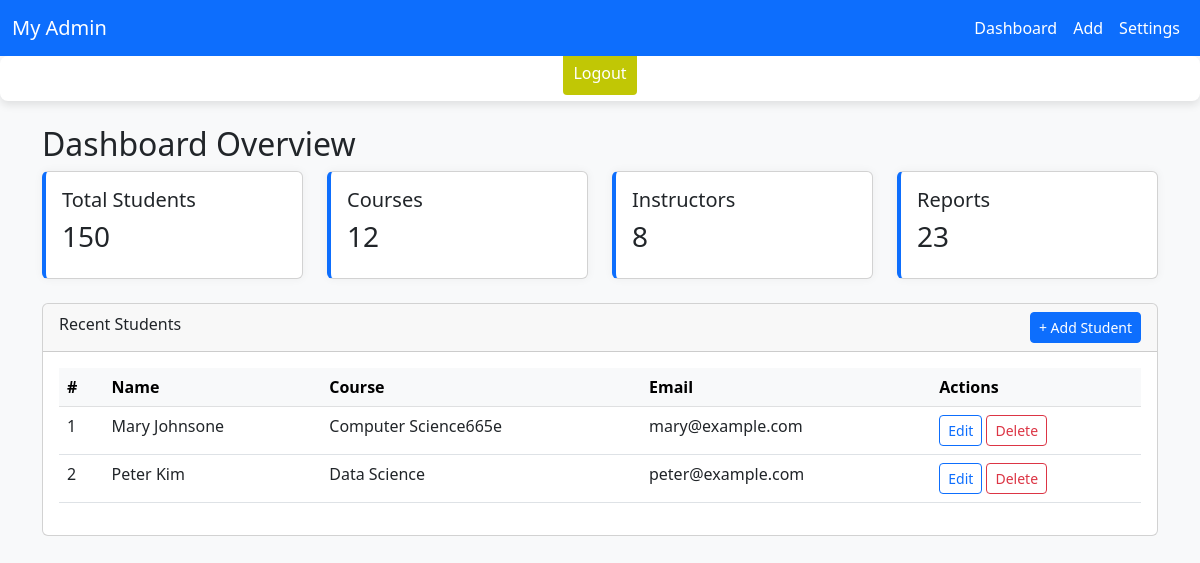
The app's page /Admin_dashboard/ (signed in), older data.
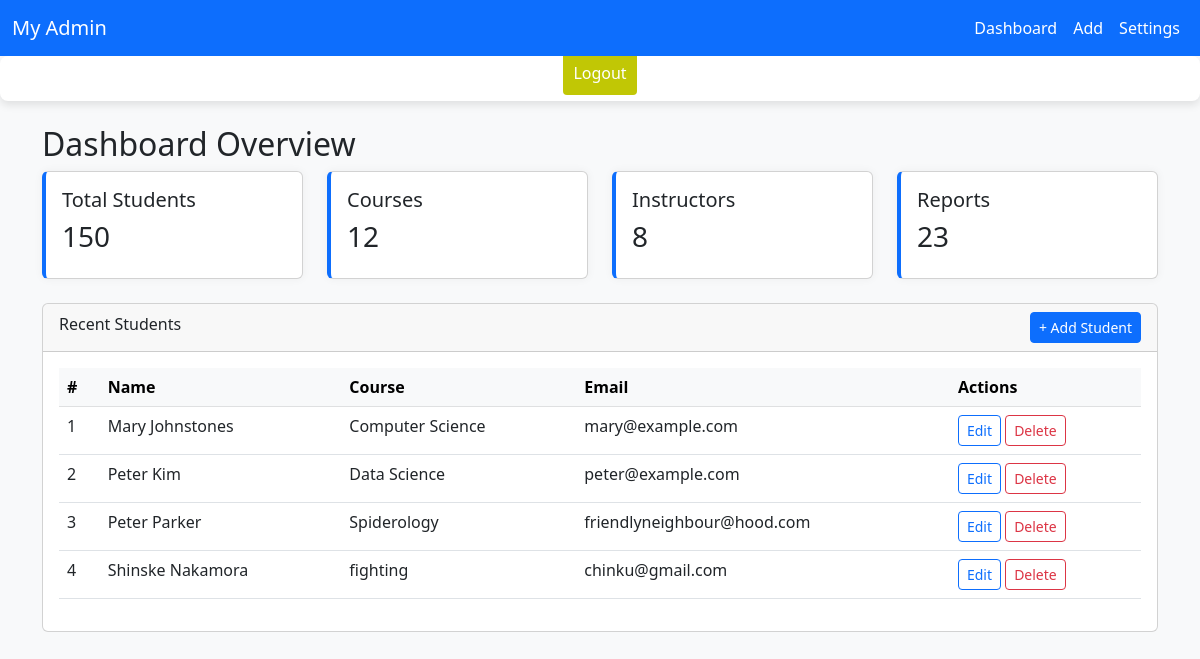
The same page, newer data.
### Admin/models.py (models this page shows, shortened)
class Info(models.Model):
    name = models.CharField(max_length=100)
    course = models.CharField(max_length=100)
    email = models.EmailField()

### Admin/views.py (the view)
# urls.py: path('Admin_dashboard/',views.admin,name='Admin'),
@login_required()
def admin(request):
    people = Info.objects.all()
    return render(request,'admin.html',{'people':people})

### Admin/templates/admin.html (shortened to what this page needs)
{% load static %}
<html lang="en">
<head>
    <link href="https://cdn.jsdelivr.net/npm/bootstrap@5.3.0/dist/css/bootstrap.min.css" rel="stylesheet">
    <link rel="stylesheet" href="{% static 'css/main.css'%}">
</head>
<body>
<nav class="navbar navbar-expand-lg">
    <div class="container-fluid">
        <a class="navbar-brand" href="#">My Admin</a>
        <div class="collapse navbar-collapse">
            <ul class="navbar-nav ms-auto">
                <li class="nav-item"><a class="nav-link" href="#">Dashboard</a></li>
                <li class="nav-item"><a class="nav-link" href="#">Add</a></li>
                <li class="nav-item"><a class="nav-link" href="#">Settings</a></li>
            </ul>
        </div>
    </div>
</nav>
<div class="form-container">
 <form action="{% url 'logout' %}" method="POST">
     <div class="form-group">
    <button type="submit">Logout</button>
    </div>
 </form>
</div>
<div class="container mt-4">
    <h2>Dashboard Overview</h2>
    <div class="row mb-4">
        <div class="col-md-3">
            <div class="card card-summary p-3">
                <h5>Total Students</h5>
                <h3>150</h3>
            </div>
        </div>
        <div class="col-md-3">
            <div class="card card-summary p-3">
                <h5>Courses</h5>
                <h3>12</h3>
            </div>
        </div>
        <div class="col-md-3">
            <div class="card card-summary p-3">
                <h5>Instructors</h5>
                <h3>8</h3>
            </div>
        </div>
        <div class="col-md-3">
            <div class="card card-summary p-3">
                <h5>Reports</h5>
                <h3>23</h3>
            </div>
        </div>
    </div>
    <div class="card">
        <div class="card-header">
            Recent Students
            <a href="{% url 'add_student' %}" class="btn btn-primary btn-sm float-end">+ Add Student</a>
        </div>
        <div class="card-body">
            <table class="table table-hover">
                <thead class="table-light">
                    <tr>
                        <th>#</th>
                        <th>Name</th>
                        <th>Course</th>
                        <th>Email</th>
                        <th>Actions</th>
                    </tr>
                </thead>
                <tbody>
                {% for person in people %}
                    <tr>
                        <td>{{forloop.counter}}</td>
                        <td>{{ person.name }}</td>
                        <td>{{ person.course }}</td>
                        <td>{{ person.email }}</td>
                        <td>
                            <a href="{% url 'edit' person.id %}" class="btn btn-sm btn-outline-primary" >Edit</a>
                            <a href="{% url 'delete' person.id %}" class="btn btn-sm btn-outline-danger" type="button" onclick="return confirm('Are you sure you want to DELETE')">Delete</a>
                        </td>
                    </tr>
                {% endfor %}
                </tbody>
            </table>
        </div>
    </div>
</div>
</body>
</html>

### static/css/main.css (style rules this page uses)
body { background-color: #f8f9fa; }
.navbar { background-color: #0d6efd; }
.navbar-brand, .nav-link { color: white !important; }
.card-summary { border-left: 4px solid #0d6efd; box-shadow: 0 0 10px rgba(0,0,0,0.05); }

### Admin/templates/admin.html (style rules this page uses)
button { width: 100%; padding: 10px; background-color: #c1c705; color: white; font-size: 16px; border: none; border-radius: 4px; cursor: pointer; transition: background-color 0.3s ease; }
.form-container { display: flex; justify-content: center; align-items: center; background-color: #fff; border-radius: 8px; padding-top: 20px; box-shadow: 0 4px 8px rgba(0, 0, 0, 0.1); width: 100%; max-height:45px; }
.form-group { margin-bottom: 15px; }

Row changes from the older to the newer data that the page shows:
changed Info "mary@example.com": name "Mary Johnsone" → "Mary Johnstones"; course "Computer Science665e" → "Computer Science"
added Info: name "Peter Parker", course "Spiderology", email "friendlyneighbour@hood.com"
added Info: name "Shinske Nakamora", course "fighting", email "chinku@gmail.com"
